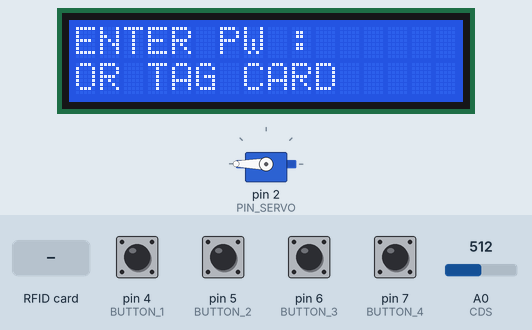
Simulated run of this sketch. Board: Arduino Uno, built with avr-gcc and run on an emulated ATmega328P. Parts: servo, 16×2 character LCD. Inputs (shaded band) come from the test bench; at power-on: pin 4 (BUTTON_1), pin 5 (BUTTON_2), pin 6 (BUTTON_3), pin 7 (BUTTON_4) HIGH, A0 (CDS) = 512. What the sketch prints to the serial monitor is not drawn.

Above: at 1.3 s.
1.4 s: RFID card 83 D2 E9 18 held to the reader
At 2.3 s:
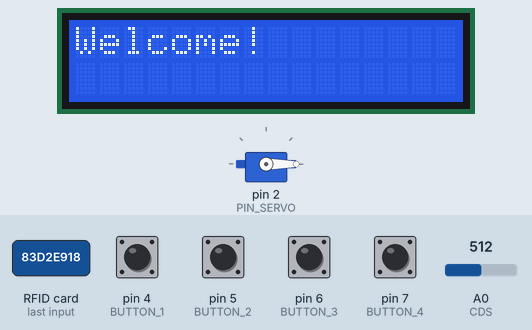
2.9 s: A0 (CDS) set to 390
5.9 s: pin 4 (BUTTON_1) pulled LOW for 1 s
At 7.9 s:
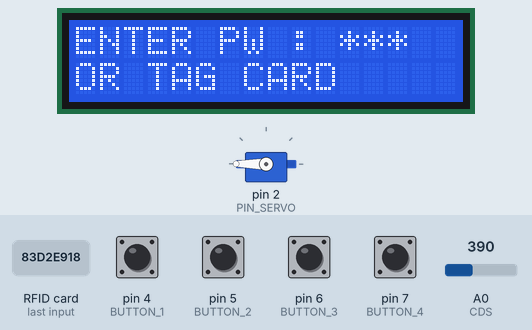
8.4 s: pin 5 (BUTTON_2) pulled LOW for 0.15 s
At 9.3 s:
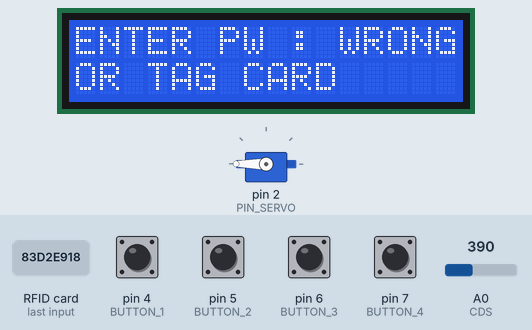
10.9 s: pin 6 (BUTTON_3) pulled LOW for 1 s
At 11.37 s:
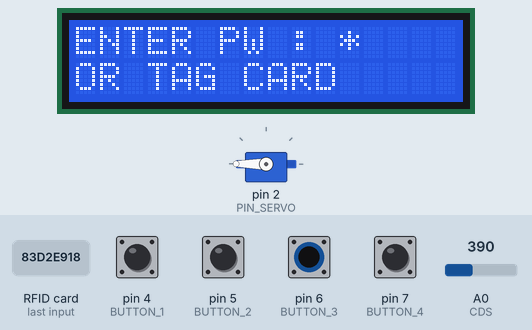
14.4 s: pin 7 (BUTTON_4) pulled LOW for 1 s
At 15.21 s:
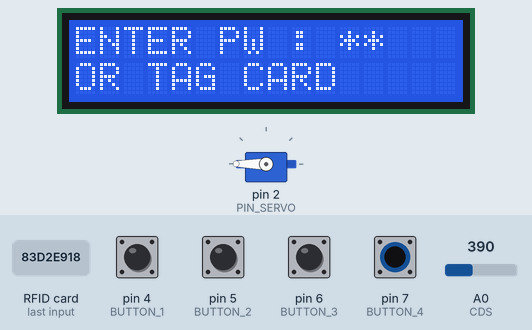
Timing chart, 0 to 17.4 s (numbered marks = the images above; inputs shaded):
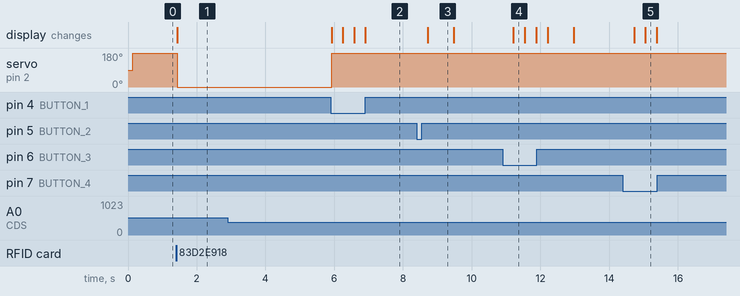

The sketch:

locker.ino
```cpp
// locker 최종 소스코드

/*********************************
 * 실습에 필요한 라이브러리를 불러옵니다.
 * ******************************/
#include <LiquidCrystal_I2C.h>
#include <MFRC522.h>
#include <SPI.h>
#include <Servo.h>
#include <SoftwareSerial.h>
#include <String.h>
#include <Wire.h>

/*********************************
 * 센서가 아두이노에 연결될 핀번호를 정의합니다.
 * 0--  RX(시리얼 통신에 사용)
 * 1--  TX(시리얼 통신에 사용)
 * 2--  서보모터
 * 3--  블루투스 TX -> D1 전환 가능?(시리얼 모니터 사용X 가정)
 * 4--  멤브레인 #1
 * 5--  멤브레인 #2
 * 6--  멤브레인 #3
 * 7--  멤브레인 #4
 *
 * 8--  블루투스 RX -> D0 전환 가능?(시리얼 모니터 사용X 가정)
 * 9--  RFID-RST
 * 10-  RFID-SS
 * 11-  RFID-SPI(고정)
 * 12-  RFID-SPI(고정)
 * 13-  RFID-SPI(고정)
 *
 * A0-  조도센서
 * A1-  X
 * A2-  X
 * A3-
 * A4-  LCD
 * A5-  LCD
 * ******************************/
#define PIN_SERVO 2      // sig = dig
#define PIN_POT 3        // sig = analog, POT : potentiometer
#define PIN_LED_GREEN 6  // sig = dig
#define RFID_RST 9       // sig = dig, RST  RESET
#define RFID_SS 10       // sig = dig, SS : SDA
#define BT_TXD 3
#define BT_RXD 8
/**
    키패드	핀
    [2]	    첫번째 핀
    [1]	    두번째 핀
    [3]	    네번째 핀
    [4]	    세번째 핀
 */
#define BUTTON_1 4
#define BUTTON_2 5
#define BUTTON_3 6
#define BUTTON_4 7
#define CDS A0

/*********************************
 * 코드에 사용될 변수들을 선언하는곳 입니다.
 *******************************/
#define BUTTON_DELAY 300  // 버튼에 딜레이를 주어 오입력 방지

enum LcdCommand { OPEN, CLOSE, UPDATE, WRONG };
enum LockerState{LOCKER_CLOSED, LOCKER_OPENED};
LockerState lockerState;  // 시스템의 현재 상태를 나타내는 변수.

/**
 * 이전 실습을 통해 진행하였던 내용을 아래에 추가합니다.
 * registeredCard : 등록할 카드의 일련번호
 * registeredPw : 기본으로 사용할 비밀번호
 */
byte registeredCard[4] = {0x83, 0xD2, 0xE9, 0x18};  // rfid 카드 일련번호
String registeredPw = "1111";  // 사용자가 지정한 비밀번호
String keyPressed = "";        // 키패드에 입력된 값을 담는 변수

/*
 *센서/모듈 사용을 위한 클래스 변수를 선언합니다.
 */
Servo servo;
MFRC522 mfrc(RFID_SS, RFID_RST);  // Instance of the class
SoftwareSerial bluetooth(BT_TXD, BT_RXD);
LiquidCrystal_I2C lcd(0x27, 16, 2);

/*********************************
 * setup함수. 1회 실행.
 * ******************************/
void setup() {
    /**
     * 시리얼 통신을 위한 준비
     */
    Serial.begin(9600);
    bluetooth.begin(9600);
    pinMode(BUTTON_1, INPUT_PULLUP);  // 멤브레인키보드 #1
    pinMode(BUTTON_2, INPUT_PULLUP);  // 멤브레인키보드 #2
    pinMode(BUTTON_3, INPUT_PULLUP);  // 멤브레인키보드 #3
    pinMode(BUTTON_4, INPUT_PULLUP);  // 멤브레인키보드 #4
    pinMode(A2, INPUT);               // 조도센서
    SPI.begin();                      // Init SPI bus(for RFID)
    mfrc.PCD_Init();                  // Init MFRC522
    servo.attach(PIN_SERVO);          // 서보모터 연결
    lcd.init();                       // LCD 초기화
    lcd.backlight();                  // 백라이트 켜기
    lcd.setCursor(0, 0);              // 1번째, 1라인

    close();
    Serial.println("arduino starts");
}

void loop() {
    if (lockerState == LOCKER_CLOSED) {  // 금고가 잠겨있을 때
    /* 카드 리더에 카드가 인식 되었다면? */
        if (mfrc.PICC_IsNewCardPresent() && mfrc.PICC_ReadCardSerial()) {
            if (isVerified(mfrc.uid.uidByte)) { // 일련번호가 일치한다면?
                open();  // 금고 열림
                return;  // loop()함수 탈출
            } else {
                lcdHandler(LcdCommand::WRONG);  // 일련번호 불일치. lcd에 메시지 WRONG 메시지 출력
                lcdHandler(LcdCommand::UPDATE); // WRONG메시지 출력 후 다시 LCD 초기화
            }
        }
        if (bluetooth.available()) {
            String btRead = bluetooth.readStringUntil('\n');
            btHandler(btRead);
        }
        /**
         * 키패드에서 값 읽어오기
         *
         * 1. button이 눌렸는가?
         * 2. "yes" => 어떤 버튼이 눌렸나? => 해당 눌린 버튼에 대한 동작을
         * switch-case문으로 정의
         */
        for (int i = BUTTON_1; i <= BUTTON_4; i++) {
            if (!digitalRead(i)) {
                delay(BUTTON_DELAY);
                switch (i) {
                    case BUTTON_1:
                        keyPressed += "2";
                        break;
                    case BUTTON_2:
                        keyPressed += "1";
                        break;
                    case BUTTON_3:
                        keyPressed += "4";
                        break;
                    case BUTTON_4:
                        keyPressed += "3";
                        break;
                    default:
                        break;
                }
                lcdHandler(LcdCommand::UPDATE);
                break;
            }
        }

        // 입력된 숫자가 4자리에 다다랐을 때 비밀번호 대조
        if (keyPressed.length() >= 4) {
            if (keyPressed == registeredPw) {
                open();
            } else {
                lcdHandler(LcdCommand::WRONG);
            }
            keyPressed = "";
            lcdHandler(LcdCommand::UPDATE);
            return;
        }
    }

    /* 열려있는 상태 */
    if (lockerState == LOCKER_OPENED) {
        if (analogRead(CDS) < 400) {  // 조도 센서의 값이 일정 이하라면
            for(int i=0; i<3; i++){
                delay(1000);
                if(analogRead(CDS) > 400)   return;
            }
            close();
            return;
        }
    }
}

/************************************************
 * functions
 ************************************************/

/**
 * 카드키의 일련번호를 대조하는 함수
 */
bool isVerified(byte uid[]) {
    for (byte i = 0; i < 4; i++) {
        if (registeredCard[i] != uid[i]) {
            return false;
        }
    }
    return true;
}

/**
 * 블루투스 통신을 처리하는 함수
 */
void btHandler(String btRead) {
    if (btRead.length() == 4 && btRead == registeredPw &&
        lockerState == LOCKER_CLOSED) {
        open();
        return;
    }
    if (btRead == "close" && lockerState == LOCKER_OPENED) {
        close();
        return;
    }
}

/**
 * lcd를 조작하는 함수
 */
void lcdHandler(LcdCommand command) {
    switch (command) {
        case OPEN:
            lcd.clear();            lcd.print("Welcome!");
            break;

        case CLOSE:
            lcd.clear();            lcd.print("ENTER PW : ");
            lcd.setCursor(0, 1);    lcd.print("OR TAG CARD");
            break;

        case UPDATE:
            lcd.setCursor(11, 0);
            for (int i = 0; i < keyPressed.length(); i++) {
                lcd.print("*");
            }
            break;

        case WRONG:
            lcd.setCursor(11, 0);   lcd.print("     ");
            lcd.setCursor(11, 0);   lcd.print("WRONG"); delay(750);
            lcd.setCursor(11, 0);   lcd.print("     ");
            break;

        default:
            break;
    }
}

/**
 * 금고의 잠금을 해제하는 함수
 */
void open() {
    keyPressed = "";
    moveMotor(lockerState = LOCKER_OPENED);
    lcdHandler(LcdCommand::OPEN);
}

/**
 * 금고를 잠구는 함수
 */
void close() {
    moveMotor(lockerState = LOCKER_CLOSED);
    lcdHandler(LcdCommand::CLOSE);
}

/**
 * 모터의 동작을 담당하는 함수
 */
void moveMotor(int nextState) {
    if (nextState == LOCKER_OPENED) {
        servo.write(0);
    } else {
        servo.write(180);
    }
}
```

Measured:
- after the input at 1.4 s, servo on pin 2 (PIN_SERVO): 180° → 0° at once; the display: changes at once (image 1)
- after the input at 2.9 s, every drawn part: stays the same
- after the input at 5.9 s, the display: first differs from a run without the input after 0.35 s (image 2 shows a later state)
- after the input at 8.4 s, the display: changes after 0.33 s (image 3)
- after the input at 10.9 s, the display: changes after 0.32 s (image 4)
- after the input at 14.4 s, the display: first changes after 0.33 s (image 5 shows a later state)
- what the display in image 3 shows lasts 0.8 s, from 8.7 s to 9.5 s
